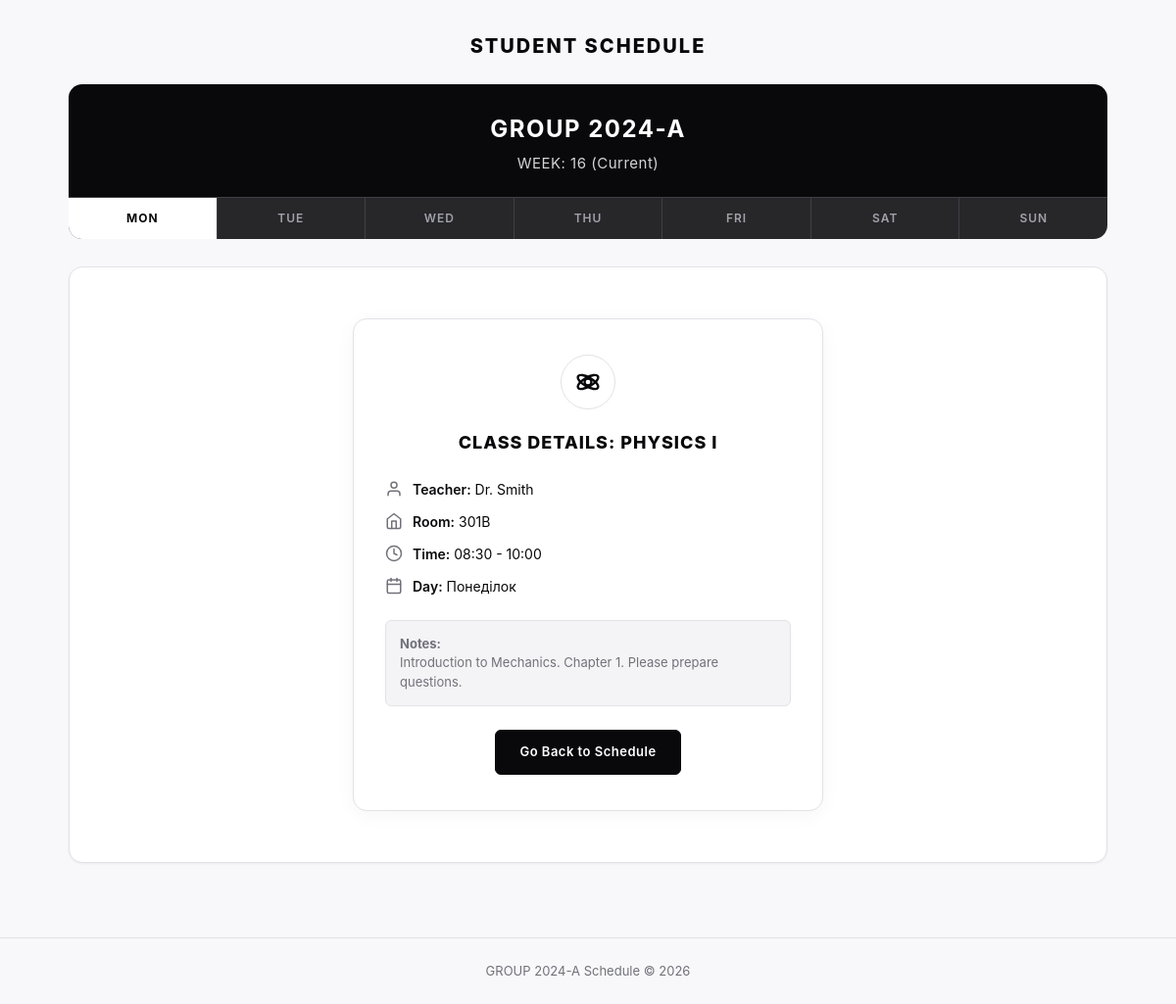
The app's page /schedule/lesson/1/ with its own data.
### schedule_app/models.py (models this page shows, shortened)
class Lesson(models.Model):
    DAY_CHOICES = (
        ('monday', 'Понеділок'),
        ('tuesday', 'Вівторок'),
        ('wednesday', 'Середа'),
        ('thursday', 'Четвер'),
        ('friday', 'Пʼятниця'),
        ('saturday', 'Субота'),
        ('sunday', 'Неділя'),
    )
    day_of_week = models.CharField(max_length=20, choices=DAY_CHOICES)
    pair_number = models.PositiveSmallIntegerField(default=1)
    start_time = models.TimeField()
    end_time = models.TimeField()
    subject = models.ForeignKey(Subject, on_delete=models.CASCADE, related_name='lessons')
    teacher = models.ForeignKey(Teacher, on_delete=models.CASCADE, related_name='lessons')
    classroom = models.CharField(max_length=50)
    notes = models.TextField(blank=True)
    is_cancelled = models.BooleanField(default=False)
    group_name = models.CharField(max_length=50, default='GROUP 2024-A')
    class Meta:
        ordering = ['day_of_week', 'pair_number', 'start_time']

class Subject(models.Model):
    name = models.CharField(max_length=120)
    class Meta:
        ordering = ['name']

class Teacher(models.Model):
    name = models.CharField(max_length=150)
    email = models.EmailField(blank=True)
    subjects = models.ManyToManyField(Subject, related_name='teachers', blank=True)
    class Meta:
        ordering = ['name']

### schedule_app/views.py (the view)
# urls.py: path('schedule/lesson/<int:pk>/', views.lesson_detail_view, name='lesson_detail'),
def lesson_detail_view(request, pk):
    lesson = get_object_or_404(Lesson.objects.select_related('subject', 'teacher'), pk=pk)
    context = get_base_context(active_day=lesson.day_of_week)
    context['lesson'] = lesson
    return render(request, 'schedule/detail.html', context)

### schedule_app/views.py (called while the page is built)
def get_base_context(active_day=None):
    return {
        'group_name': 'GROUP 2024-A',
        'current_week': 'WEEK: 16 (Current)',
        'days_list': list(DAYS_MAP.values()),
        'active_day': active_day,
    }

### templates/schedule/detail.html (shortened to what this page needs)
{% extends "base.html" %}
{% block content %}
<div class="detail-container">
  <div class="detail-icon-wrap">
    <svg viewBox="0 0 24 24" fill="none" stroke-width="2" stroke-linecap="round" stroke-linejoin="round">
      <circle cx="12" cy="12" r="3"></circle>
      <ellipse cx="12" cy="12" rx="10" ry="4" transform="rotate(30 12 12)"></ellipse>
      <ellipse cx="12" cy="12" rx="10" ry="4" transform="rotate(-30 12 12)"></ellipse>
    </svg>
  </div>
  <h1 class="detail-title">Class Details: {{ lesson.subject.name }}</h1>
  <div class="detail-rows">
    <div class="detail-row">
      <svg class="detail-row-icon" viewBox="0 0 24 24" fill="none" stroke-width="2" stroke-linecap="round" stroke-linejoin="round">
        <path d="M20 21v-2a4 4 0 0 0-4-4H8a4 4 0 0 0-4 4v2"></path>
        <circle cx="12" cy="7" r="4"></circle>
      </svg>
      <div><span class="detail-row-label">Teacher:</span> {{ lesson.teacher.name }}</div>
    </div>
    <div class="detail-row">
      <svg class="detail-row-icon" viewBox="0 0 24 24" fill="none" stroke-width="2" stroke-linecap="round" stroke-linejoin="round">
        <path d="M3 9l9-7 9 7v11a2 2 0 0 1-2 2H5a2 2 0 0 1-2-2z"></path>
        <polyline points="9 22 9 12 15 12 15 22"></polyline>
      </svg>
      <div><span class="detail-row-label">Room:</span> {{ lesson.classroom }}</div>
    </div>
    <div class="detail-row">
      <svg class="detail-row-icon" viewBox="0 0 24 24" fill="none" stroke-width="2" stroke-linecap="round" stroke-linejoin="round">
        <circle cx="12" cy="12" r="10"></circle>
        <polyline points="12 6 12 12 16 14"></polyline>
      </svg>
      <div><span class="detail-row-label">Time:</span> {{ lesson.start_time|time:"H:i" }} - {{ lesson.end_time|time:"H:i" }}</div>
    </div>
    <div class="detail-row">
      <div><span class="detail-row-label">Day:</span> {{ lesson.get_day_of_week_display }}</div>
    </div>
  </div>
  <div class="detail-notes-box">
    <strong>Notes:</strong><br>
    {% if lesson.notes %}
      {{ lesson.notes }}
    {% else %}
      No additional notes for this class.
    {% endif %}
  </div>
  <div>
    <a href="{% url 'week_schedule' %}" class="btn-primary">Go Back to Schedule</a>
  </div>
</div>
{% endblock %}

### templates/base.html (shortened to what this page needs)
{% load static %}
<!DOCTYPE html>
<html lang="uk">
<head>
  <link rel="stylesheet" href="{% static 'css/style.css' %}">
</head>
<body>
  <div class="site-container">
    <header class="site-header">
      <a href="{% url 'home' %}" class="site-title">Student Schedule</a>
    </header>
    <div class="banner">
      <div class="banner-group">{{ group_name }}</div>
      <div class="banner-week">{{ current_week }}</div>
    </div>
    <nav class="days-nav">
      {% for d in days_list %}
        <a href="{% url 'day_schedule' d.key %}" class="day-tab {% if active_day == d.key %}active{% endif %}">{{ d.short }}</a>
      {% endfor %}
    </nav>
    <main class="main-content">
      {% block content %}
      {% endblock %}
    </main>
  </div>
  <footer class="site-footer">
    {{ group_name }} Schedule &copy; 2026
  </footer>
</body>
</html>

### static/css/style.css (style rules this page uses)
:root { --bg: #f8f8fa; --surface: #ffffff; --surface-subtle: #f4f4f6; --border: #e2e2e7; --border-strong: #18181b; --text-main: #09090b; --text-muted: #71717a; --text-dim: #a1a1aa; --black: #09090b; --white: #ffffff; --card-shadow: 0 1px 3px rgba(0, 0, 0, 0.04), 0 1px 2px rgba(0, 0, 0, 0.02); --radius-sm: 6px; --radius-md: 10px; --radius-lg: 14px; }
* { box-sizing: border-box; margin: 0; padding: 0; }
body { font-family: -apple-system, BlinkMacSystemFont, "Segoe UI", Roboto, "Helvetica Neue", Arial, sans-serif; background-color: var(--bg); color: var(--text-main); line-height: 1.5; min-height: 100vh; display: flex; flex-direction: column; }
a { color: inherit; text-decoration: none; }
.site-container { width: 100%; max-width: 1100px; margin: 0 auto; padding: 32px 20px 48px; flex: 1; }
.site-header { text-align: center; margin-bottom: 24px; }
.site-title { font-size: 20px; font-weight: 800; letter-spacing: 2px; text-transform: uppercase; color: var(--black); }
.banner { background-color: var(--black); color: var(--white); border-radius: var(--radius-lg) var(--radius-lg) 0 0; padding: 28px 24px 22px; text-align: center; }
.banner-group { font-size: 24px; font-weight: 700; letter-spacing: 1.5px; margin-bottom: 6px; text-transform: uppercase; }
.banner-week { font-size: 15px; color: #d4d4d8; letter-spacing: 0.5px; font-weight: 400; }
.days-nav { display: flex; background-color: #27272a; border-radius: 0 0 var(--radius-lg) var(--radius-lg); overflow: hidden; border-top: 1px solid #3f3f46; margin-bottom: 28px; }
.day-tab { flex: 1; text-align: center; padding: 12px 6px; font-size: 12px; font-weight: 600; letter-spacing: 1px; color: #a1a1aa; transition: all 0.15s ease; border-right: 1px solid #3f3f46; }
.day-tab:last-child { border-right: none; }
.day-tab.active { background-color: var(--white); color: var(--black); font-weight: 700; }
.main-content { background: var(--surface); border: 1px solid var(--border); border-radius: var(--radius-lg); box-shadow: var(--card-shadow); padding: 32px; margin-bottom: 28px; }
.detail-container { max-width: 480px; margin: 20px auto; border: 1px solid var(--border); border-radius: var(--radius-lg); padding: 36px 32px; text-align: center; background: var(--surface); box-shadow: 0 4px 20px rgba(0, 0, 0, 0.04); }
.detail-icon-wrap { width: 56px; height: 56px; margin: 0 auto 20px; display: flex; align-items: center; justify-content: center; border: 1px solid var(--border); border-radius: 50%; color: var(--black); }
.detail-icon-wrap svg { width: 28px; height: 28px; stroke: var(--black); }
.detail-title { font-size: 18px; font-weight: 800; letter-spacing: 1px; text-transform: uppercase; margin-bottom: 24px; color: var(--black); }
.detail-rows { text-align: left; display: flex; flex-direction: column; gap: 12px; margin-bottom: 24px; }
.detail-row { display: flex; align-items: center; gap: 10px; font-size: 14px; color: var(--text-main); }
.detail-row-icon { width: 18px; height: 18px; stroke: var(--text-muted); flex-shrink: 0; }
.detail-row-label { font-weight: 600; }
.detail-notes-box { background-color: var(--surface-subtle); border: 1px solid var(--border); border-radius: var(--radius-sm); padding: 14px; font-size: 13px; color: var(--text-muted); text-align: left; min-height: 80px; margin-bottom: 24px; }
.btn-primary { display: inline-block; background-color: var(--black); color: var(--white); padding: 12px 24px; font-size: 13px; font-weight: 600; border-radius: var(--radius-sm); letter-spacing: 0.5px; transition: all 0.15s ease; border: 1px solid var(--black); }
.site-footer { text-align: center; padding: 24px; font-size: 13px; color: var(--text-muted); border-top: 1px solid var(--border); margin-top: auto; }

### records on screen
Lesson: group_name "GROUP 2024-A", subject.name "PHYSICS I", teacher.name "Dr. Smith", classroom "301B", start_time "08:30", end_time "10:00", day_of_week "Понеділок", notes "Introduction to Mechanics. Chapter 1. Please prepare questions."

### other values on screen
{{ current_week }} "WEEK: 16 (Current)"
{{ d.short }} "MON" "TUE" "WED" "THU" "FRI" "SAT" "SUN"
